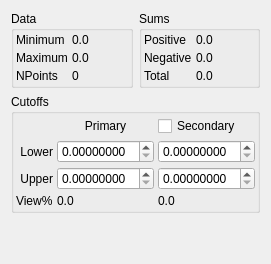
      <widget class="QWidget" name="DataCutoff">
       <attribute name="title">
        <string>Data / Cutoff</string>
       </attribute>
       <layout class="QVBoxLayout" name="verticalLayout">
        <item>
         <layout class="QHBoxLayout" name="horizontalLayout_4">
          <item>
           <widget class="QGroupBox" name="groupBox_2">
            <property name="title">
             <string>Data</string>
            </property>
            <layout class="QHBoxLayout" name="horizontalLayout_2">
             <property name="spacing">
              <number>4</number>
             </property>
             <property name="margin">
              <number>2</number>
             </property>
             <item>
              <layout class="QGridLayout" name="gridLayout">
               <item row="0" column="0">
                <widget class="QLabel" name="label_39">
                 <property name="text">
                  <string>Minimum</string>
                 </property>
                </widget>
               </item>
               <item row="0" column="1">
                <widget class="QLabel" name="GridMinimumLabel">
                 <property name="sizePolicy">
                  <sizepolicy hsizetype="Expanding" vsizetype="Preferred">
                   <horstretch>0</horstretch>
                   <verstretch>0</verstretch>
                  </sizepolicy>
                 </property>
                 <property name="text">
                  <string>0.0</string>
                 </property>
                </widget>
               </item>
               <item row="1" column="0">
                <widget class="QLabel" name="label_38">
                 <property name="text">
                  <string>Maximum</string>
                 </property>
                </widget>
               </item>
               <item row="1" column="1">
                <widget class="QLabel" name="GridMaximumLabel">
                 <property name="sizePolicy">
                  <sizepolicy hsizetype="Expanding" vsizetype="Preferred">
                   <horstretch>0</horstretch>
                   <verstretch>0</verstretch>
                  </sizepolicy>
                 </property>
                 <property name="text">
                  <string>0.0</string>
                 </property>
                </widget>
               </item>
               <item row="2" column="0">
                <widget class="QLabel" name="label_2">
                 <property name="text">
                  <string>NPoints</string>
                 </property>
                </widget>
               </item>
               <item row="2" column="1">
                <widget class="QLabel" name="GridNPointsLabel">
                 <property name="text">
                  <string>0</string>
                 </property>
                </widget>
               </item>
              </layout>
             </item>
            </layout>
           </widget>
          </item>
          <item>
           <widget class="QGroupBox" name="groupBox_4">
            <property name="title">
             <string>Sums</string>
            </property>
            <layout class="QHBoxLayout" name="horizontalLayout_3">
             <property name="spacing">
              <number>4</number>
             </property>
             <property name="margin">
              <number>2</number>
             </property>
             <item>
              <layout class="QGridLayout" name="gridLayout_3">
               <item row="4" column="0">
                <widget class="QLabel" name="label_342343">
                 <property name="text">
                  <string>Total</string>
                 </property>
                </widget>
               </item>
               <item row="2" column="0">
                <widget class="QLabel" name="label_3">
                 <property name="text">
                  <string>Positive</string>
                 </property>
                </widget>
               </item>
               <item row="3" column="0">
                <widget class="QLabel" name="label_4">
                 <property name="text">
                  <string>Negative</string>
                 </property>
                </widget>
               </item>
               <item row="2" column="1">
                <widget class="QLabel" name="GridTotalPositiveSumLabel">
                 <property name="sizePolicy">
                  <sizepolicy hsizetype="Expanding" vsizetype="Preferred">
                   <horstretch>0</horstretch>
                   <verstretch>0</verstretch>
                  </sizepolicy>
                 </property>
                 <property name="text">
                  <string>0.0</string>
                 </property>
                </widget>
               </item>
               <item row="3" column="1">
                <widget class="QLabel" name="GridTotalNegativeSumLabel">
                 <property name="text">
                  <string>0.0</string>
                 </property>
                </widget>
               </item>
               <item row="4" column="1">
                <widget class="QLabel" name="GridTotalAbsoluteLabel">
                 <property name="text">
                  <string>0.0</string>
                 </property>
                </widget>
               </item>
              </layout>
             </item>
            </layout>
           </widget>
          </item>
         </layout>
        </item>
        <item>
         <widget class="QGroupBox" name="groupBox_3">
          <property name="title">
           <string>Cutoffs</string>
          </property>
          <layout class="QHBoxLayout" name="horizontalLayout">
           <property name="spacing">
            <number>4</number>
           </property>
           <property name="margin">
            <number>2</number>
           </property>
           <item>
            <layout class="QGridLayout" name="gridLayout_2">
             <item row="1" column="1">
              <widget class="QLabel" name="label_37">
               <property name="text">
                <string>Lower</string>
               </property>
               <property name="alignment">
                <set>Qt::AlignRight|Qt::AlignTrailing|Qt::AlignVCenter</set>
               </property>
              </widget>
             </item>
             <item row="2" column="1">
              <widget class="QLabel" name="label_40">
               <property name="text">
                <string>Upper</string>
               </property>
               <property name="alignment">
                <set>Qt::AlignRight|Qt::AlignTrailing|Qt::AlignVCenter</set>
               </property>
              </widget>
             </item>
             <item row="2" column="2">
              <widget class="QDoubleSpinBox" name="GridUpperCutoffSpin">
               <property name="sizePolicy">
                <sizepolicy hsizetype="Expanding" vsizetype="Fixed">
                 <horstretch>0</horstretch>
                 <verstretch>0</verstretch>
                </sizepolicy>
               </property>
               <property name="decimals">
                <number>8</number>
               </property>
               <property name="singleStep">
                <double>0.001000000000000</double>
               </property>
              </widget>
             </item>
             <item row="1" column="2">
              <widget class="QDoubleSpinBox" name="GridLowerCutoffSpin">
               <property name="sizePolicy">
                <sizepolicy hsizetype="Expanding" vsizetype="Fixed">
                 <horstretch>0</horstretch>
                 <verstretch>0</verstretch>
                </sizepolicy>
               </property>
               <property name="decimals">
                <number>8</number>
               </property>
               <property name="singleStep">
                <double>0.000000000000000</double>
               </property>
              </widget>
             </item>
             <item row="0" column="2">
              <widget class="QLabel" name="label_5">
               <property name="text">
                <string>Primary</string>
               </property>
               <property name="alignment">
                <set>Qt::AlignCenter</set>
               </property>
              </widget>
             </item>
             <item row="1" column="3">
              <widget class="QDoubleSpinBox" name="GridLowerCutoff2Spin">
               <property name="sizePolicy">
                <sizepolicy hsizetype="Expanding" vsizetype="Fixed">
                 <horstretch>0</horstretch>
                 <verstretch>0</verstretch>
                </sizepolicy>
               </property>
               <property name="decimals">
                <number>8</number>
               </property>
               <property name="singleStep">
                <double>0.000000000000000</double>
               </property>
              </widget>
             </item>
             <item row="2" column="3">
              <widget class="QDoubleSpinBox" name="GridUpperCutoff2Spin">
               <property name="sizePolicy">
                <sizepolicy hsizetype="Expanding" vsizetype="Fixed">
                 <horstretch>0</horstretch>
                 <verstretch>0</verstretch>
                </sizepolicy>
               </property>
               <property name="decimals">
                <number>8</number>
               </property>
               <property name="singleStep">
                <double>0.001000000000000</double>
               </property>
              </widget>
             </item>
             <item row="0" column="3">
              <widget class="QCheckBox" name="GridSecondaryCutoffCheck">
               <property name="text">
                <string>Secondary</string>
               </property>
              </widget>
             </item>
             <item row="3" column="1">
              <widget class="QLabel" name="label_9">
               <property name="text">
                <string>View%</string>
               </property>
              </widget>
             </item>
             <item row="3" column="2">
              <widget class="QLabel" name="GridPrimaryPercentLabel">
               <property name="toolTip">
                <string>Percentage of total grid density drawn in primary surface</string>
               </property>
               <property name="text">
                <string>0.0</string>
               </property>
              </widget>
             </item>
             <item row="3" column="3">
              <widget class="QLabel" name="GridSecondaryPercentLabel">
               <property name="toolTip">
                <string>Percentage of total grid density drawn in secondary surface</string>
               </property>
               <property name="text">
                <string>0.0</string>
               </property>
              </widget>
             </item>
            </layout>
           </item>
          </layout>
         </widget>
        </item>
        <item>
         <spacer name="verticalSpacer">
          <property name="orientation">
           <enum>Qt::Vertical</enum>
          </property>
          <property name="sizeHint" stdset="0">
           <size>
            <width>20</width>
            <height>40</height>
           </size>
          </property>
         </spacer>
        </item>
       </layout>
      </widget>
